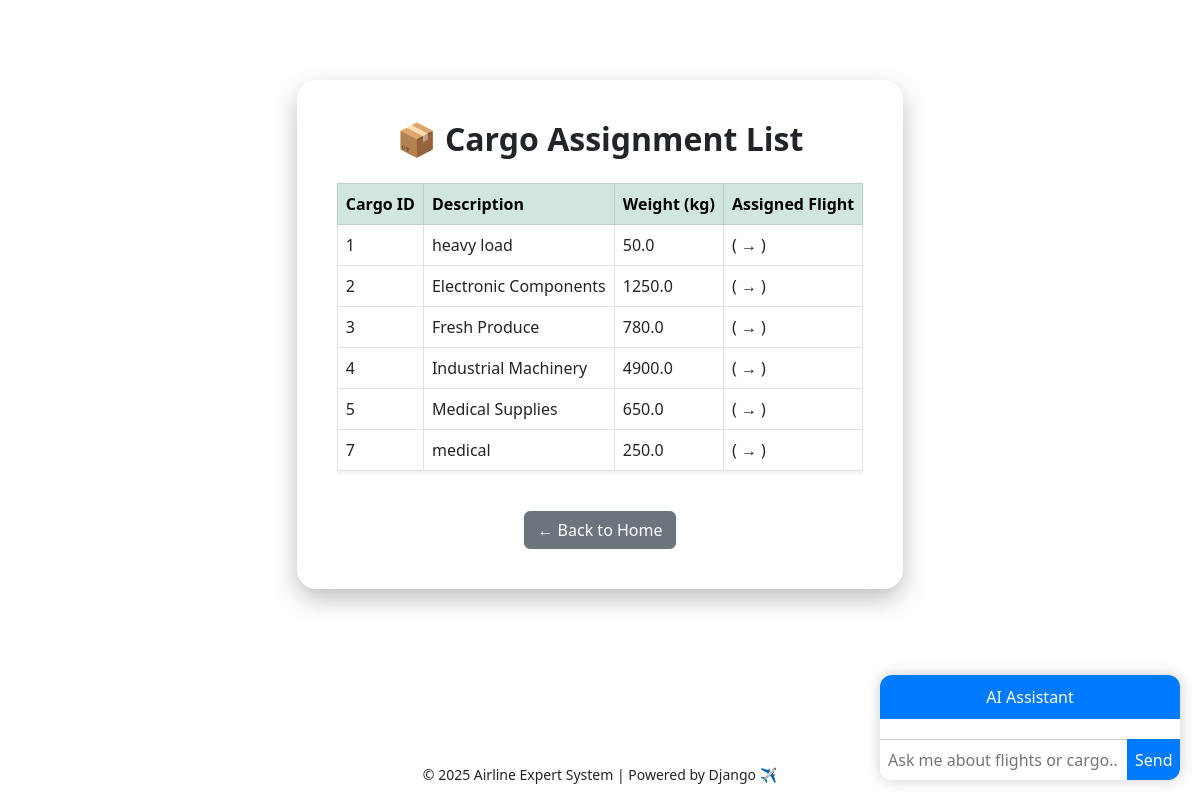
Screenshot of /cargo/ with the database file from the repository.
### scheduler/models.py (models this page shows, shortened)
class Cargo(models.Model):
    cargo_id = models.CharField(max_length=10, unique=True, editable=False)
    Aircraft = models.ForeignKey('Aircraft', on_delete=models.CASCADE)
    description = models.TextField()
    weight = models.FloatField()
    priority = models.CharField(choices=[('High', 'High'), ('Normal', 'Normal')], max_length=10)

### scheduler/views.py (the view)
# urls.py: path('cargo/', views.cargo_list, name='cargo-list'),
def cargo_list(request):
    cargo = Cargo.objects.all()
    return render(request, 'scheduler/cargo_list.html', {'cargo': cargo})

### scheduler/templates/scheduler/cargo_list.html (shortened to what this page needs)
{% load static %}
<!DOCTYPE html>
<html lang="en">
<head>
    <link rel="stylesheet" href="https://cdn.jsdelivr.net/npm/bootstrap@5.3.0/dist/css/bootstrap.min.css">
</head>
<body>
    <div class="content-wrapper">
        <h2 class="mb-4 text-center fw-bold">📦 Cargo Assignment List</h2>
        {% if cargo %}
            <div class="table-responsive">
                <table class="table table-hover table-bordered bg-white shadow-sm">
                    <thead class="table-success">
                        <tr>
                            <th scope="col">Cargo ID</th>
                            <th scope="col">Description</th>
                            <th scope="col">Weight (kg)</th>
                            <th scope="col">Assigned Flight</th>
                        </tr>
                    </thead>
                    <tbody>
                        {% for item in cargo %}
                            <tr>
                                <td>{{ item.id }}</td>
                                <td>{{ item.description }}</td>
                                <td>{{ item.weight }}</td>
                                <td>{{ item.flight.flight_number }} ({{ item.flight.origin }} → {{ item.flight.destination }})</td>
                            </tr>
                        {% endfor %}
                    </tbody>
                </table>
            </div>
        {% else %}
            <p class="text-center text-muted">No cargo assignments available.</p>
        {% endif %}
        <div class="text-center mt-4">
            <a href="/" class="btn btn-secondary">← Back to Home</a>
        </div>
    </div>
    <footer>
        &copy; 2025 Airline Expert System | Powered by Django ✈️
    </footer>
    <div class="chatbot-container" id="chatbot">
        <div class="chatbot-header">AI Assistant</div>
        <div class="chatbot-messages" id="chatbot-messages"></div>
        <div class="chatbot-input">
            <input type="text" id="chatbot-input" placeholder="Ask me about flights or cargo...">
            <button onclick="sendMessage()">Send</button>
        </div>
    </div>
</body>
</html>

### rows the page displays
Cargo: id "1", description "heavy load", weight "50.0"
Cargo: id "2", description "Electronic Components", weight "1250.0"
Cargo: id "3", description "Fresh Produce", weight "780.0"
Cargo: id "4", description "Industrial Machinery", weight "4900.0"
Cargo: id "5", description "Medical Supplies", weight "650.0"
Cargo: id "7", description "medical", weight "250.0"
